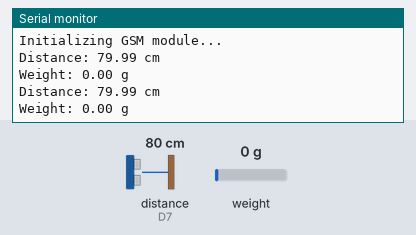
A sketch run on a simulated ESP8266 (NodeMCU). On the bench: the last lines printed to the serial monitor. Wiring (inferred from the names in the program): ultrasonic range finder: trigger D8; echo D7. Inputs (shaded band) come from the test bench; at power-on: distance to the obstacle (sensor on D7) 80 cm, weight on the scale 0 g. The echo pulse lasts 58.3 µs per cm; the modem accepts every AT command (registered, SIM ready, sends succeed) and sends nothing else.

Above: at 5.2 s.
5.3 s: distance to the obstacle (sensor on D7) set to 12 cm
At 6.4 s:
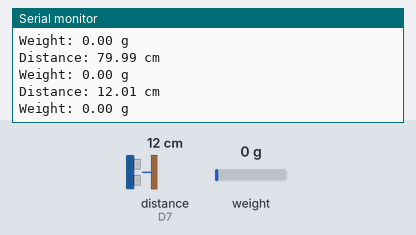
6.8 s: distance to the obstacle (sensor on D7) set to 9 cm
At 8.0 s:
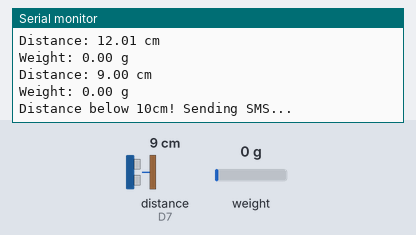
Timing chart, 0 to 9.8 s (numbered marks = the images above; inputs shaded):
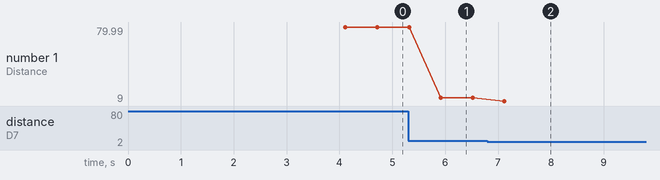

Measured:
- the behaviour switches between 11 and 10 cm on distance to the obstacle (sensor on D7) (found by bisection; images 1 and 2)
- after the input at 5.3 s, the serial monitor: prints a new line after 0.62 s (image 1)
- after the input at 6.8 s, the serial monitor: prints a new line after 0.32 s (image 2)
- plotted number 1: 79.99 → 12.01 after the input at 5.3 s, 12.01 → 9 after the input at 6.8 s

The sketch:

combined_bin.ino
```cpp
#include <SoftwareSerial.h>
#include "HX711.h"

#define TRIG_PIN D8
#define ECHO_PIN D7
#define GSM_TX D5  // GSM TX to NodeMCU D7 (GPIO13)
#define GSM_RX D6  // GSM RX to NodeMCU D8 (GPIO15)
#define LOADCELL_DOUT_PIN D2
#define LOADCELL_SCK_PIN D3

#define CALIBRATION_FACTOR 705.0  // Adjust this based on calibration

SoftwareSerial gsmSerial(GSM_TX, GSM_RX); // SoftwareSerial for GSM
HX711 scale;

void setup() {
  Serial.begin(9600);
  gsmSerial.begin(9600); // GSM module communication

  pinMode(TRIG_PIN, OUTPUT);
  pinMode(ECHO_PIN, INPUT);

  // Initialize Load Cell
  scale.begin(LOADCELL_DOUT_PIN, LOADCELL_SCK_PIN);
  scale.set_scale(CALIBRATION_FACTOR);
  scale.tare(); // Reset scale to 0

  Serial.println("Initializing GSM module...");
  delay(2000);

  gsmSerial.println("AT"); // Test GSM module
  delay(1000);
}

void loop() {
  float distance = measureDistance();
  float weight = measureWeight();

  Serial.print("Distance: ");
  Serial.print(distance);
  Serial.println(" cm");

  Serial.print("Weight: ");
  Serial.print(weight);
  Serial.println(" g");

  if (distance <= 10) { // If distance is less than or equal to 10cm
    Serial.println("Distance below 10cm! Sending SMS...");
    sendSMS("Warning! Object detected within 10cm.");
    delay(60000); // Wait 1 minute before rechecking
  }

  if (weight > 500) { // If weight exceeds 500g
    Serial.println("Weight above 500g! Sending SMS...");
    sendSMS("Warning! Load detected above 500g.");
    delay(60000); // Wait 1 minute before rechecking
  }

  delay(500);
}

float measureDistance() {
  digitalWrite(TRIG_PIN, LOW);
  delayMicroseconds(2);
  digitalWrite(TRIG_PIN, HIGH);
  delayMicroseconds(10);
  digitalWrite(TRIG_PIN, LOW);

  long duration = pulseIn(ECHO_PIN, HIGH);
  float distance = (duration * 0.0343) / 2; // Convert time to distance

  return distance;
}

float measureWeight() {
  return scale.get_units(); // Get weight in grams
}

void sendSMS(String message) {
  gsmSerial.println("AT+CMGF=1"); // Set SMS mode
  delay(1000);
  gsmSerial.print("AT+CMGS=\"0740390420\"\r"); // Replace with actual number
  delay(1000);
  gsmSerial.print(message);
  delay(100);
  gsmSerial.write(26); // Send SMS (Ctrl+Z)
  delay(5000);
}
```
